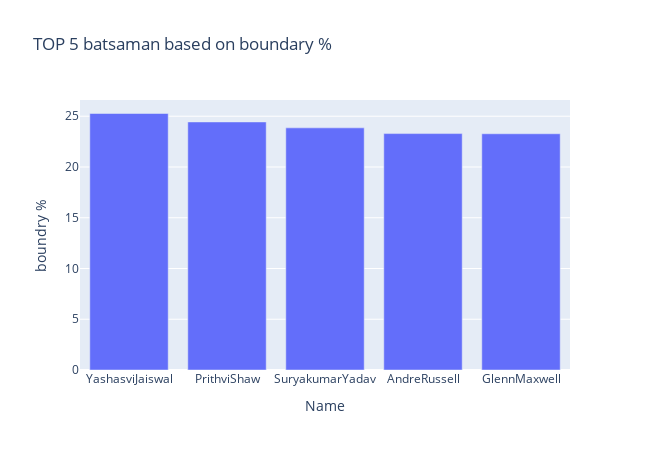

Notebook source saved alongside this figure:
### Code cell
px.bar(x=new_df.sort_values(by='boundary_percent',ascending=False).head(5)['batsmanName'],
       y=new_df.sort_values(by='boundary_percent',ascending=False).head(5)['boundary_percent'],
       width=650, height=450,title="TOP 5 batsaman based on boundary %",labels=dict(x='Name',y='boundry %'))

### Figure 1 — Plotly figure (JSON) as saved in the notebook; plotly's stock layout.template omitted (floating-point values rounded to 4 significant figures)
{"data": [{"alignmentgroup": "True", "hovertemplate": "Name=%{x}<br>boundry %=%{y}<extra></extra>", "legendgroup": "", "marker": {"color": "#636efa", "pattern": {"shape": ""}}, "name": "", "offsetgroup": "", "orientation": "v", "showlegend": false, "textposition": "auto", "type": "bar", "x": ["YashasviJaiswal", "PrithviShaw", "SuryakumarYadav", "AndreRussell", "GlennMaxwell"], "xaxis": "x", "y": [25.27, 24.44, 23.85, 23.29, 23.27], "yaxis": "y"}], "layout": {"barmode": "relative", "height": 450, "legend": {"tracegroupgap": 0}, "title": {"text": "TOP 5 batsaman based on boundary %"}, "width": 650, "xaxis": {"anchor": "y", "domain": [0, 1], "title": {"text": "Name"}}, "yaxis": {"anchor": "x", "domain": [0, 1], "title": {"text": "boundry %"}}}}
